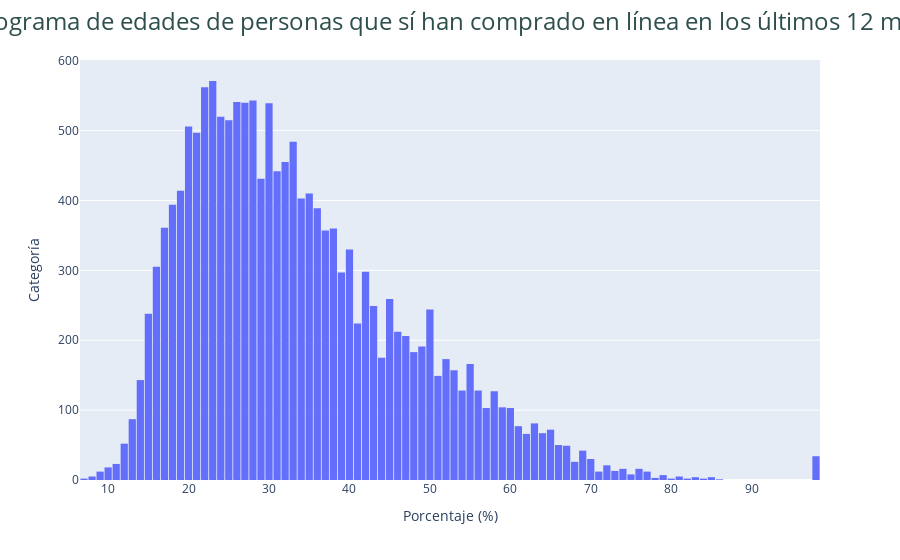

This figure's notebook cell:
### Markdown cell above
# Relaciones

### Code cell
si_compran = usuarios1_con_entidades[usuarios1_con_entidades["P7_21"] == 1]
no_compran = usuarios1_con_entidades[usuarios1_con_entidades["P7_21"] == 2]
edad_si_compran = si_compran["EDAD"]
edad_si_compran_por_estado = si_compran.groupby("NOM_ENTIDAD")["EDAD"].mean().reset_index()
prom_edad_si_compran = edad_si_compran.mean()
print("Promedio de edad de las personas que han comprado en línea en los últimos 12 meses" , round(prom_edad_si_compran, 2))


import plotly.express as px

fig = px.histogram(edad_si_compran, x="EDAD")
fig.update_layout(bargap=0.1)

fig.update_layout(
    title="Histograma de edades de personas que sí han comprado en línea en los últimos 12 meses",
    title_font_size=24,
    title_x=0.5,
    title_font_color='darkslategray',
    xaxis_title="Porcentaje (%)",
    yaxis_title="Categoría",
    coloraxis_showscale=False,  # Hide color scale
)


fig.show()

### Figure 1 — Plotly figure (JSON) as saved in the notebook; plotly's stock layout.template omitted (floating-point values rounded to 4 significant figures; data arrays with more than 128 entries replaced by an {"elided": "..."} marker saying what was removed)
{"data": [{"alignmentgroup": "True", "bingroup": "x", "hovertemplate": "EDAD=%{x}<br>count=%{y}<extra></extra>", "legendgroup": "", "marker": {"color": "#636efa", "pattern": {"shape": ""}}, "name": "", "offsetgroup": "", "orientation": "v", "showlegend": false, "type": "histogram", "x": {"elided": "16047 int values"}, "xaxis": "x", "yaxis": "y"}], "layout": {"bargap": 0.1, "barmode": "relative", "coloraxis": {"showscale": false}, "legend": {"tracegroupgap": 0}, "margin": {"t": 60}, "title": {"font": {"color": "darkslategray", "size": 24}, "text": "Histograma de edades de personas que sí han comprado en línea en los últimos 12 meses", "x": 0.5}, "xaxis": {"anchor": "y", "domain": [0, 1], "title": {"text": "Porcentaje (%)"}}, "yaxis": {"anchor": "x", "domain": [0, 1], "title": {"text": "Categoría"}}}}
